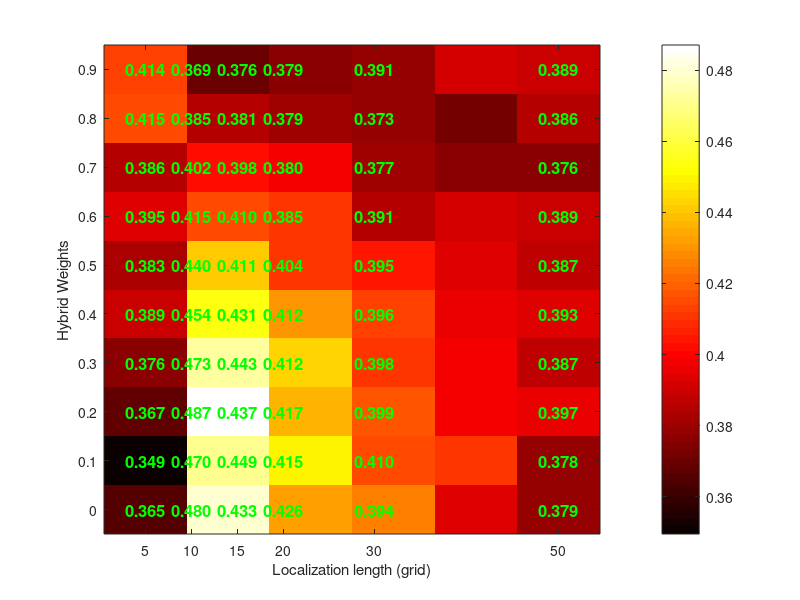
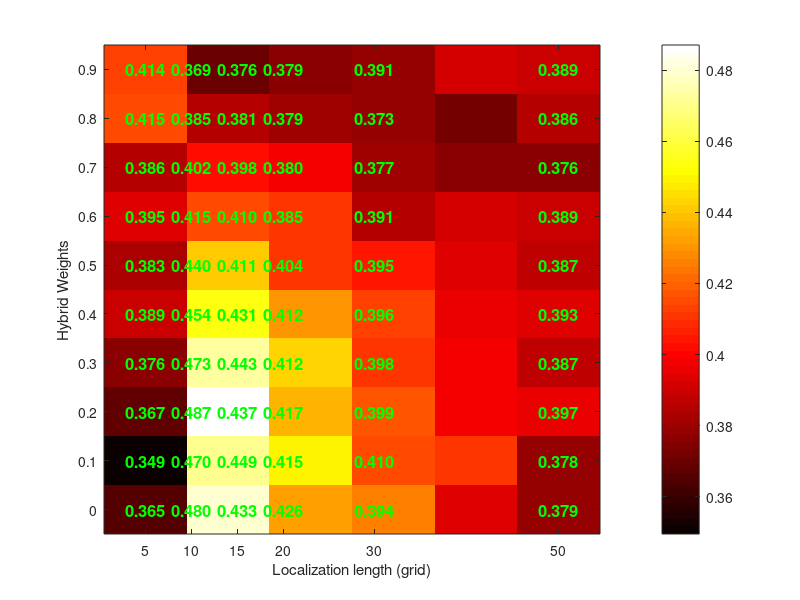
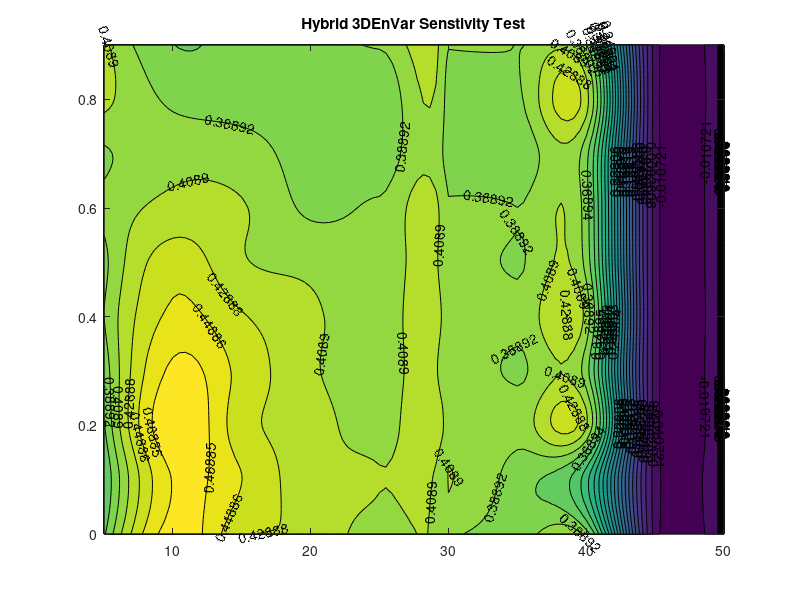

MATLAB code for these plots, in order: (Note: this script raises an error after producing the figures.)
 clc;
 clear all;

figure
xtick = [5 10 15 20 30 50] ;
ytick = 0:0.1:0.9 ; 

% Imperfect model from prob(x,y) , x : inflation factor ; y : localization length
%prob(1:6,1) = [ 0.2227    0.1874    0.1784    0.1799    0.1889    0.2020 ]';
%prob(1:6,2) = [ 0.2116    0.1762    0.1670    0.1660    0.1708    0.1786 ]';
%prob(1:6,3) = [ 0.2132    0.1797    0.1675    0.1649    0.1687    0.1736 ]';
%prob(1:6,4) = [ 0.2169    0.1797    0.1699    0.1667    0.1693    0.1743 ]';
%prob(1:6,5) = [ 0.2255    0.1876    0.1730    0.1702    0.1726    0.1756 ]';
%prob(1:6,6) = [ 0.2328    0.1925    0.1785    0.1746    0.1743    0.1785 ]';
%prob(1:6,7) = [ 0.2426    0.1987    0.1838    0.1762    0.1787    0.1804 ]';
%prob(1:6,8) = [ 0.2532    0.2055    0.1872    0.1814    0.1816    0.1842 ]'; 

% Imperfect model from prob(x,y) , x : hybrid weights ; y : localization length
prob(1:10,1) = [ 0.3650    0.3495    0.3668    0.3762    0.3886    0.3829    0.3946    0.3860    0.4150    0.4139 ]';
prob(1:10,2) = [ 0.4799    0.4701    0.4871    0.4735    0.4535    0.4401    0.4146    0.4017    0.3851    0.3693 ]';
prob(1:10,3) = [ 0.4326    0.4490    0.4369    0.4426    0.4307    0.4108    0.4105    0.3979    0.3809    0.3764 ]';
prob(1:10,4) = [ 0.4258    0.4152    0.4171    0.4118    0.4124    0.4038    0.3853    0.3797    0.3789    0.3788 ]';
prob(1:10,5) = [ 0.3937    0.4103    0.3986    0.3977    0.3962    0.3946    0.3914    0.3772    0.3728    0.3912 ]';
prob(1:10,6) = [ 0.3785    0.3775    0.3966    0.3865    0.3928    0.3873    0.3890    0.3760    0.3855    0.3885 ]';

imagesc(xtick,ytick,prob)
%colormap(flipud(summer))
%colormap(flipud(hot))
%colormap(flipud(gray))
colormap(hot)
	colorbar

set(gca, ...
    'XAxisLocation','bottom', ...
    'XTick',xtick, ...
    'YTick',ytick, ...
    'Ydir','normal')

[rows,cols] = size(prob);

for i = 1:rows
  for j =  1:cols
    text(xtick(j),ytick(i),sprintf('%1.3f',prob(i,j)),...
      'FontSize', 12, ...
      'Color','green', ...
      'HorizontalAlignment','center',...
      'FontWeight','bold');
  end
end
  
xlabel('Localization length (grid)')
ylabel('Hybrid Weights')

print('Imperfect_hybrid','-dpng')
print('Imperfect_hybrid','-dpdf')

figure;

newpoints = 100;
[xq,yq] = meshgrid(...
            linspace(min(min(xtick,[],2)),max(max(xtick,[],2)),newpoints ),...
            linspace(min(min(ytick,[],1)),max(max(ytick,[],1)),newpoints )...
          );
probq = interp2(xtick,ytick,prob,xq,yq,'cubic');

[c,h]=contourf(xq,yq,probq,25);
title('Hybrid 3DEnVar Senstivity Test')
%[c,h]=contourf(xtick,ytick,prob,100,'LineColor','none');
clabel(c,h);
h.LineWidth = 2;

colormap(flipud(hot))
colorbar

set(gca, ...
    'XAxisLocation','bottom', ...
    'XTick',xtick, ...
    'YTick',ytick, ...
    'Ydir','normal')

xlabel('Ensemble Size')
ylabel('Hybrid Weights')

print('hybtune_ens_beta','-dpng')
print('hybtune_ens_beta','-dpdf')
